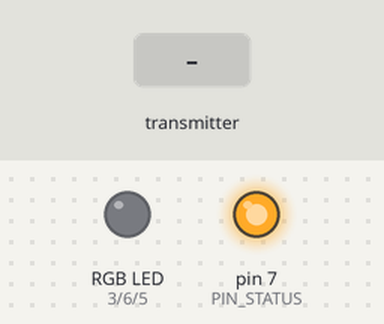
Simulated run of this program. Board: Arduino Uno, built with avr-gcc and run on an emulated ATmega328P. On the bench: an RGB LED mixed from three pins (HIGH = lit), output pins drawn as LEDs (lit = HIGH). Inputs (shaded band) come from the test bench. Dim RGB values are drawn brighter than linear; no radio packets arrive unless stated; what the program prints to the serial monitor is not drawn.

Above: at 1.2 s.
1.3 s: the transmitter starts sending colors = 256
At 1.6 s:
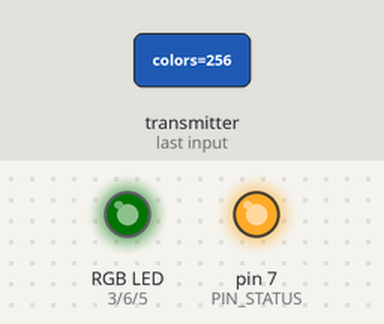
2.8 s: the transmitter starts sending colors = 1023
At 4.0 s:
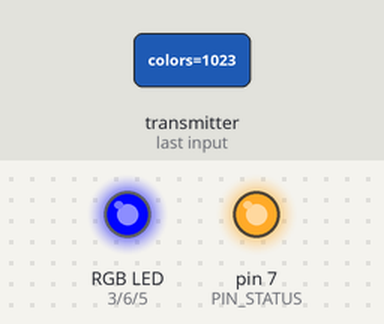
Timing chart, 0 to 5.8 s (numbered marks = the images above; inputs shaded):
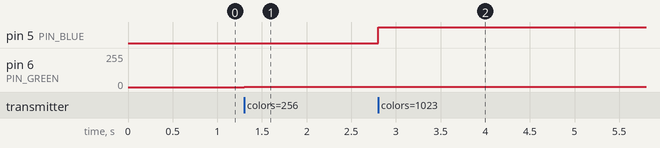

Measured:
- after the input at 1.3 s, pin 6 (PIN_GREEN): 0/255 → 1/255 at once
- after the input at 2.8 s, pin 5 (PIN_BLUE): LOW → HIGH at once; pin 6 (PIN_GREEN): 1/255 → 3/255 at once

The program:

main.cpp
```cpp
/**
 * Flicker Light Node Firmware
 */

#include <SPI.h>
#include "RF24.h"

/* ==== User Config ==== */
constexpr int SERIAL_BAUDRATE = 9600;
constexpr int RADIO_POWER_LEVEL = RF24_PA_LOW;
constexpr uint8_t PIN_STATUS = 7;
constexpr uint8_t PIN_BLUE = 5;
constexpr uint8_t PIN_RED = 3;
constexpr uint8_t PIN_GREEN = 6;

static RF24 m_radio(9, 10);
static byte pipes[][9] = {"DNCMASTR", "DNCNODE0"};
static unsigned long colors = 0;

void radioSetup() {
  m_radio.begin();
  m_radio.setPALevel(RADIO_POWER_LEVEL);
  m_radio.setDataRate( RF24_250KBPS );
  m_radio.openWritingPipe(pipes[0]);
  m_radio.openReadingPipe(1, pipes[1]);
  m_radio.enableDynamicAck();
  m_radio.startListening();
}


void serviceRadio() {
  if (m_radio.available()) {
    m_radio.read(&colors, sizeof(unsigned long) );
    analogWrite(PIN_RED,  (colors >>16) & 0xff); // red
    analogWrite(PIN_GREEN, (colors>>8) & 0xff); // green
    analogWrite(PIN_BLUE, (colors)& 0xff); // blue
  }
}


void setup() {
  Serial.begin(SERIAL_BAUDRATE);
  Serial.println(F("DANCE NODE 001"));

  pinMode(PIN_RED, OUTPUT);
  pinMode(PIN_GREEN, OUTPUT);
  pinMode(PIN_BLUE, OUTPUT);

  pinMode(PIN_STATUS, OUTPUT);
  digitalWrite(PIN_STATUS, HIGH);

  radioSetup();
}

void loop() {
  serviceRadio();
}
```
